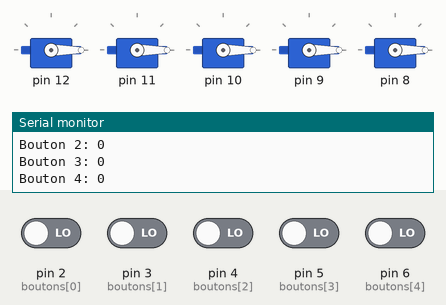
Simulated run of this sketch. Board: Arduino Uno, built with avr-gcc and run on an emulated ATmega328P. Parts: 5 × servo, the last lines printed to the serial monitor. Inputs (shaded band) come from the test bench; at power-on: pin 2 (boutons[0]), pin 3 (boutons[1]), pin 4 (boutons[2]), pin 5 (boutons[3]), pin 6 (boutons[4]) LOW.

Above: at 1.2 s.
1.3 s: pin 2 (boutons[0]) driven HIGH
At 1.8 s:
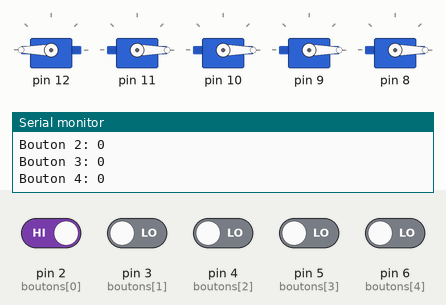
2.8 s: pin 3 (boutons[1]) driven HIGH
At 4.0 s:
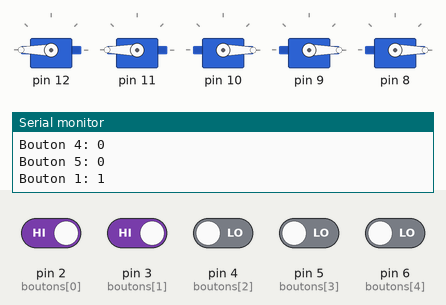
4.3 s: pin 4 (boutons[2]) driven HIGH
At 5.4 s:
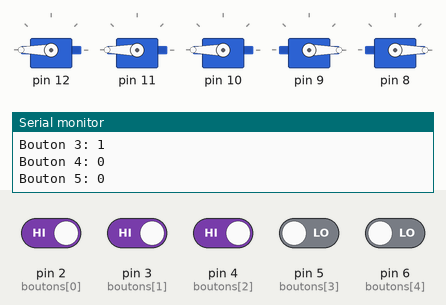
5.8 s: pin 5 (boutons[3]) driven HIGH
At 6.5 s:
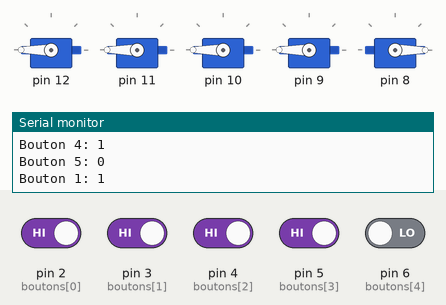
7.3 s: pin 6 (boutons[4]) driven HIGH
At 7.7 s:
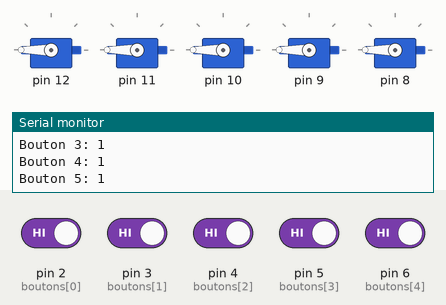
8.8 s: pin 2 (boutons[0]) driven LOW
At 10.0 s:
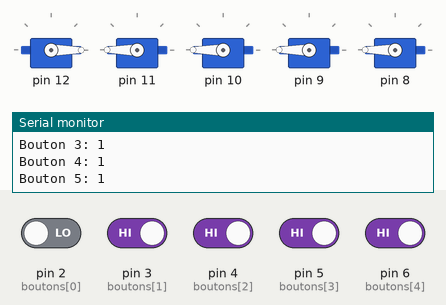
Timing chart, 0 to 11.3 s (numbered marks = the images above; inputs shaded):
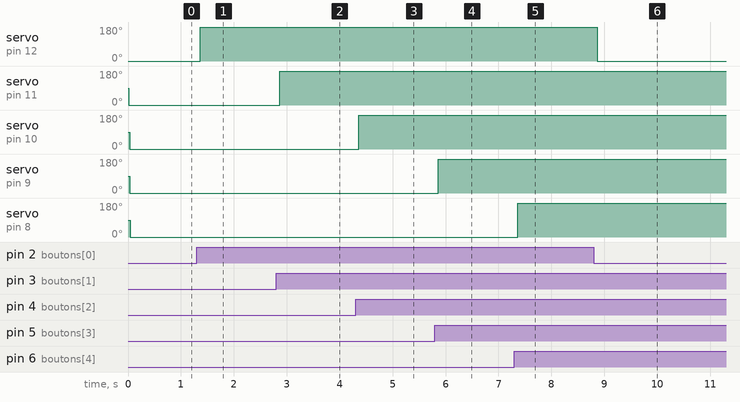

The sketch:

Pro_Servo-moteur_Arduino_Asyncrone.ino
```cpp
#include <Servo.h>

int boutons[] = {2, 3, 4, 5, 6};
int etatsBoutons[] = {0, 0, 0, 0, 0};
Servo servos[5];
int angles[] = {0, 0, 0, 0, 0};

void setup() {
  Serial.begin(9600);

  for (int i = 0; i < 5; i++) {
    pinMode(boutons[i], INPUT);
    servos[i].attach(12 - i); // Les servos sont connectés aux broches 12, 11, 10, 9, 8
  }
}

void loop() {
  for (int i = 0; i < 5; i++) {
    etatsBoutons[i] = digitalRead(boutons[i]);

    if (etatsBoutons[i] == LOW) {
      angles[i] = 0;
    } else {
      angles[i] = 180;
    }
    servos[i].write(angles[i]);
    Serial.print("Bouton ");
    Serial.print(i + 1);
    Serial.print(": ");
    Serial.println(etatsBoutons[i]);
    delay(10);
  }
}
```

Measured:
- after the input at 1.3 s, servo on pin 12: 0° → 180° after 0.06 s
- after the input at 2.8 s, servo on pin 11: 0° → 180° after 0.06 s
- after the input at 4.3 s, servo on pin 10: 0° → 180° after 0.06 s
- after the input at 5.8 s, servo on pin 9: 0° → 180° after 0.06 s
- after the input at 7.3 s, servo on pin 8: 0° → 180° after 0.07 s
- after the input at 8.8 s, servo on pin 12: 180° → 0° after 0.07 s
